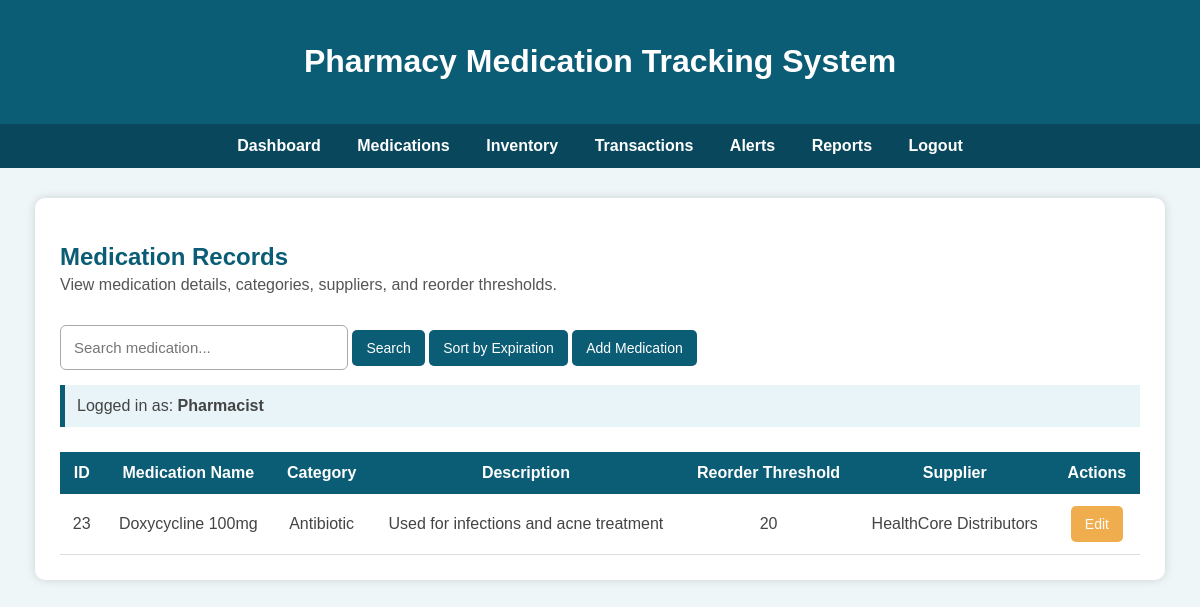
Screenshot of /pharmacy-project/medications.php (signed in) with the database file from the repository.
### tables this page shows
CREATE TABLE `medications` (
  `medication_id` int NOT NULL AUTO_INCREMENT,
  `medication_name` varchar(100) NOT NULL,
  `category` varchar(50) DEFAULT NULL,
  `description` text,
  `reorder_threshold` int NOT NULL DEFAULT '20',
  `supplier_id` int DEFAULT NULL,
  PRIMARY KEY (`medication_id`),
  KEY `fk_medications_supplier` (`supplier_id`),
  CONSTRAINT `fk_medications_supplier` FOREIGN KEY (`supplier_id`) REFERENCES `suppliers` (`supplier_id`) ON DELETE SET NULL ON UPDATE CASCADE
);

CREATE TABLE `suppliers` (
  `supplier_id` int NOT NULL AUTO_INCREMENT,
  `supplier_name` varchar(100) NOT NULL,
  `contact_name` varchar(100) DEFAULT NULL,
  `phone` varchar(20) DEFAULT NULL,
  `email` varchar(100) DEFAULT NULL,
  `address` varchar(255) DEFAULT NULL,
  PRIMARY KEY (`supplier_id`)
);

### pharmacy-project/medications.php (the view, shortened to what this page needs)
<?php
include "db_connect.php";
$sql = "SELECT
            m.medication_id,
            m.medication_name,
            m.category,
            m.description,
            m.reorder_threshold,
            s.supplier_name
        FROM medications m
        LEFT JOIN suppliers s ON m.supplier_id = s.supplier_id
        ORDER BY m.medication_name ASC";
$result = $conn->query($sql);
?>
<!DOCTYPE html>
<html>
<head>
</head>
<body>
    <div class="header">
        <h1>Pharmacy Medication Tracking System</h1>
    </div>
    <div class="nav">
        <a href="dashboard.php">Dashboard</a>
        <a href="medications.php">Medications</a>
        <a href="inventory.php">Inventory</a>
        <a href="transactions.php">Transactions</a>
        <a href="alerts.php">Alerts</a>
		<?php if ($_SESSION['role'] != 'Technician') { ?>
			<a href="reports.php">Reports</a>
		<?php } ?>
        <a href="logout.php">Logout</a>
    </div>
    <div class="container">
        <div class="top-section">
            <div>
                <h2 class="page-title">Medication Records</h2>
                <p class="description">
                    View medication details, categories, suppliers, and reorder thresholds.
                </p>
            </div>
			<div class="controls">
				<form action="searchMedication.php" method="post" style="display:inline;">
					<input type="text" name="searchTerm" placeholder="Search medication..." required>
					<button type="submit" class="btn">Search</button>
				</form>
				<form action="sortMedication.php" method="post" style="display:inline;">
					<button type="submit" class="btn">Sort by Expiration</button>
				</form>
				<?php if ($_SESSION['role'] == 'Pharmacist' || $_SESSION['role'] == 'Admin') { ?>
					<a class="btn" href="addMedication.php">Add Medication</a>
				<?php } ?>
			</div>
        </div>
        <div class="role-note">
            Logged in as: <strong><?php echo $_SESSION['role']; ?></strong>
        </div>
        <table>
            <tr>
                <th>ID</th>
                <th>Medication Name</th>
                <th>Category</th>
                <th>Description</th>
                <th>Reorder Threshold</th>
                <th>Supplier</th>
                <?php if ($_SESSION['role'] == 'Pharmacist' || $_SESSION['role'] == 'Admin') { ?>
                    <th>Actions</th>
                <?php } ?>
            </tr>
            <?php while ($row = $result->fetch_assoc()) { ?>
                <tr>
                    <td><?php echo $row['medication_id']; ?></td>
                    <td><?php echo $row['medication_name']; ?></td>
                    <td><?php echo $row['category']; ?></td>
                    <td><?php echo $row['description']; ?></td>
                    <td><?php echo $row['reorder_threshold']; ?></td>
                    <td><?php echo $row['supplier_name']; ?></td>
                    <?php if ($_SESSION['role'] == 'Pharmacist' || $_SESSION['role'] == 'Admin') { ?>
                        <td>
                            <a class="btn edit-btn" href="editMedication.php?id=<?php echo $row['medication_id']; ?>">Edit</a>
                        </td>
                    <?php } ?>
                </tr>
            <?php } ?>
        </table>
    </div>
</body>
</html>

### pharmacy-project/medications.php (style rules this page uses)
body { margin: 0; font-family: Arial, sans-serif; background-color: #eef6f8; }
.header { background-color: #0b5c75; color: white; padding: 22px; text-align: center; }
.nav { background-color: #08475c; padding: 13px; text-align: center; }
.nav a { color: white; text-decoration: none; margin: 0 16px; font-weight: bold; }
.container { width: 90%; margin: 30px auto; background-color: white; padding: 25px; border-radius: 10px; box-shadow: 0px 0px 10px rgba(0,0,0,0.15); }
.top-section { display: flex; justify-content: space-between; align-items: center; gap: 15px; flex-wrap: wrap; }
.page-title { color: #0b5c75; margin-bottom: 5px; }
.description { color: #555; margin-top: 0; }
.controls input, .controls select { padding: 13px; font-size: 15px; border: 1px solid #aaa; border-radius: 6px; }
.controls input { width: 260px; }
.btn { background-color: #0b5c75; color: white; padding: 10px 14px; border: none; border-radius: 5px; text-decoration: none; cursor: pointer; display: inline-block; font-size: 14px; }
.edit-btn { background-color: #f0ad4e; }
table { width: 100%; border-collapse: collapse; margin-top: 25px; }
th { background-color: #0b5c75; color: white; padding: 12px; }
td { padding: 12px; text-align: center; border-bottom: 1px solid #ddd; color: #444; }
.role-note { margin-top: 15px; background-color: #e8f4f8; padding: 12px; border-left: 5px solid #0b5c75; color: #444; }

### rows the page displays
medications: medication_id "23", medication_name "Doxycycline 100mg", category "Antibiotic", description "Used for infections and acne treatment", reorder_threshold "20", supplier.supplier_name "HealthCore Distributors"

### other values shown
$_SESSION['role'] "Pharmacist"
